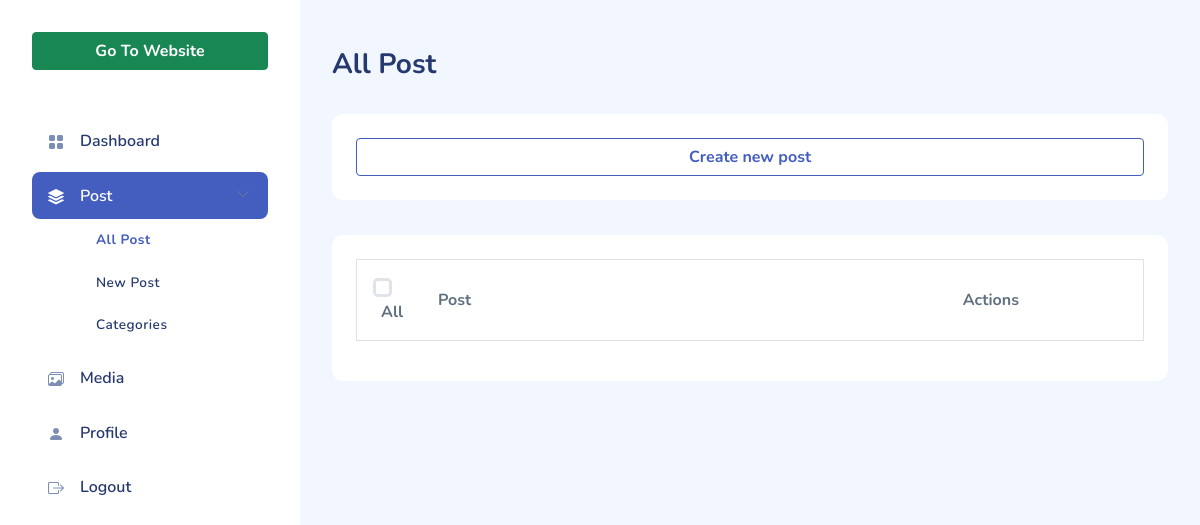
The app's page /public/admin/all-post.php, older data.
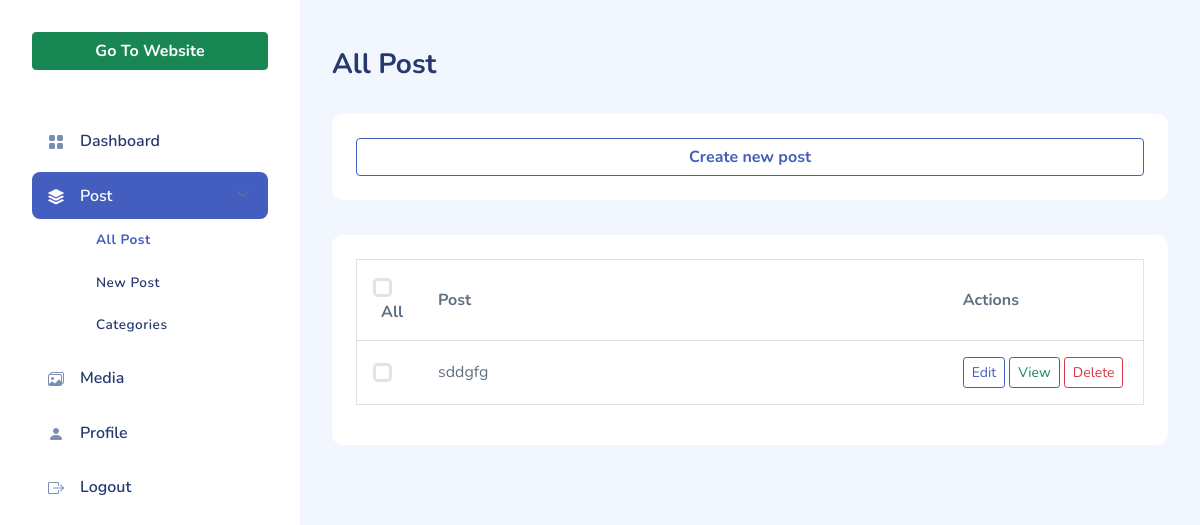
The same page, newer data.
### tables this page shows
CREATE TABLE `articles` (
  `id` int NOT NULL AUTO_INCREMENT,
  `category_id` varchar(100) NOT NULL,
  `user_id` int NOT NULL,
  `title` varchar(100) NOT NULL,
  `created_at` timestamp NOT NULL DEFAULT CURRENT_TIMESTAMP,
  `description` text,
  `image` varchar(100) DEFAULT NULL,
  `tag_id` varchar(100) DEFAULT NULL,
  PRIMARY KEY (`id`)
);

### src/model/DbModel.php (called while the page is built, shortened)
<?php
  class DbModel {
    private $connection;
     function __construct()
    {
        $this->connection = new mysqli('localhost', 'root', '', 'travel-blog');
    }
    public function getConnection() {
      return $this->connection;
    }
  }

### src/model/ArticlesModel.php (called while the page is built, shortened)
<?php
class ArticlesModel {
    private $DB;
    function __construct()
    {
      $DBModel = new DbModel();
      $this->DB = $DBModel->getConnection();
      $this->queryData = $this->DB->query("SELECT * FROM `articles`");
    }
     public function AllArticles () {
      $query = $this->DB->query("SELECT * FROM `articles`");
      $articles = [];
      if ($query->num_rows > 0) {
        while ($data = $query->fetch_assoc()) {
          $articles[] = $data;
        }
      }
      return $articles;
    }
  }
?>

### public/admin/all-post.php (the view, shortened to what this page needs)
<?php
$articleModel = new ArticlesModel();
?>
<!DOCTYPE html>
<html lang="en">
<head>
  <link rel="stylesheet" href="assets/css/bootstrap.css">
  <link rel="stylesheet" href="assets/vendors/iconly/bold.css">
  <link rel="stylesheet" href="assets/vendors/perfect-scrollbar/perfect-scrollbar.css">
  <link rel="stylesheet" href="assets/vendors/bootstrap-icons/bootstrap-icons.css">
  <link rel="stylesheet" href="assets/css/app.css">
  <link rel="stylesheet" href="assets/vendors/quill/quill.bubble.css">
  <link rel="stylesheet" href="assets/vendors/quill/quill.snow.css">
</head>
<body>
  <div id="app">
    <?php include('./partials/SideBar.php') ?>
    <div id="main">
      <div class="page-heading">
        <h3>All Post</h3>
      </div>
      <div class="card">
        <div class="card-content">
          <div class="card-body">
            <a href="new-post.php" class=" d-block btn btn-outline-primary fw-bold">Create new post</a>
          </div>
        </div>
      </div>
      <div class="card">
        <div class="card-body">
          <table class=" table table-md w-100 border ">
            <thead>
              <tr>
                <th class=" col-1 ">
                  <input type="checkbox" class=" form-check-input "> <span class=" ms-2 ">All</span>
                </th>
                <th class=" col-8 ">Post</th>
                <th class=" col-3 ">Actions</th>
              </tr>
            </thead>
            <tbody>
              <?php foreach ($articleModel->AllArticles() as $article) { ?>
              <tr>
                <td class="col-1 "><input type="checkbox" class=" form-check-input "></td>
                <td class="col-8 "><?= $article['title'] ?></td>
                <td class="col-3 ">
                  <button class=" btn btn-sm btn-outline-primary ">Edit</button>
                  <button class=" btn btn-sm btn-outline-success ">View</button>
                  <button class=" btn btn-sm btn-outline-danger">Delete</button>
                </td>
              </tr>
            <?php  } ?>
            </tbody>
          </table>
        </div>
      </div>
    </div>
  </div>
</body>
</html>

Row changes from the older to the newer data that the page shows:
added articles: title "sddgfg"
